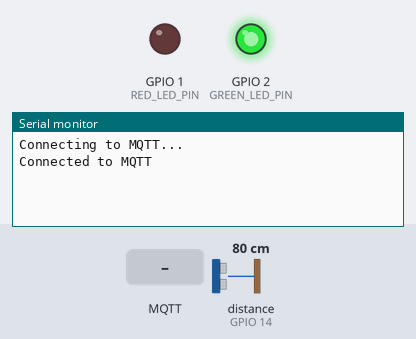
A program run on a simulated ESP32-S3. Parts: output pins drawn as LEDs (lit = HIGH), the last lines printed to the serial monitor. The inputs (shaded band) are chosen by the test bench; at power-on: distance to the obstacle (sensor on GPIO 14) 80 cm. The echo pulse lasts 58.3 µs per cm; random numbers use the default seed unless the program sets one; no MQTT or app messages arrive unless stated.

Above: at 1.2 s.
1.3 s: MQTT message "0" arrives on the first subscribed topic
At 2.2 s:
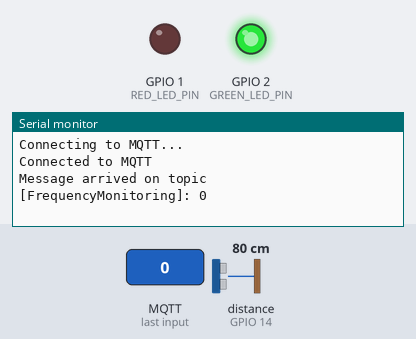
3.0 s: MQTT message "on" arrives on the first subscribed topic
At 4.0 s:
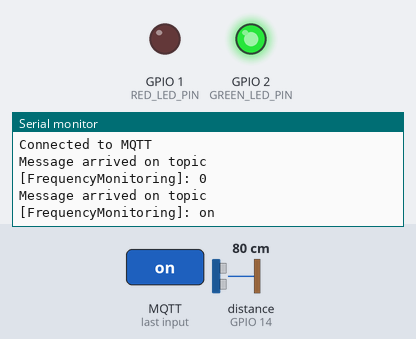
4.5 s: MQTT message "off" arrives on the first subscribed topic
At 5.8 s:
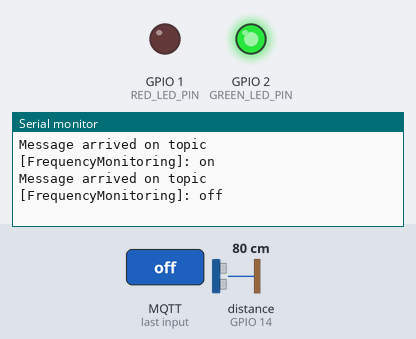

The program:

main.cpp
```cpp
#include <Arduino.h>
#include <Wire.h>
#include <PubSubClient.h>
#include <WiFi.h>
#include <Sonar.h>
#include <Led.h>
#include <MQTTManager.h>
#include <WiFiManager.h>

#define MSG_BUFFER_SIZE 50
#define NORMAL_FREQUENCY 5000
#define HIGH_FREQUENCY 2000
#define THRESHOLD 200

#define RED_LED_PIN 1
#define GREEN_LED_PIN 2
#define TRIG_PIN 13
#define ECHO_PIN 14

WiFiClient espClient;

Sonar *sonar;
Led *redLed;
Led *greenLed;
MQTTManager *mqttManager;
WiFiManager *wifiManager;

const char *mqttBroker = "broker.hivemq.com";
const char *waterLevelTopic = "WaterLevelMonitoring";
const char *frequencyTopic = "FrequencyMonitoring";
const char *mqttUsername = "liviacardaccia";
const char *mqttPassword = "public";
const int mqttPort = 1883;

const char *ssid = "YourSSID"; // Replace with your own SSID
const char *password = "YourPassword";    // Replace with your own password

unsigned long lastPublishTime = 0;
char msg[MSG_BUFFER_SIZE];
int value = 0;
int frequency;

void callback(char *topic, u_int8_t *payload, unsigned int length)
{
  Serial.print("Message arrived on topic [");
  Serial.print(topic);
  Serial.print("]: ");
  for (int i = 0; i < length; i++)
  {
    Serial.print((char)payload[i]);
  }
  Serial.println();

  if (strcmp(topic, frequencyTopic) == 0)
  {
    char str[(sizeof(payload)) + 1];
    memcpy(str, payload, sizeof(payload));
    str[sizeof(payload)] = 0;
    frequency = atoi(str);
  }
}

void setup()
{
  Serial.begin(115200);
  sonar = new Sonar(TRIG_PIN, ECHO_PIN);
  redLed = new Led(RED_LED_PIN);
  greenLed = new Led(GREEN_LED_PIN);
  mqttManager = new MQTTManager(mqttBroker, mqttPort, mqttUsername,
                                mqttPassword, &espClient, redLed, greenLed);
  wifiManager = new WiFiManager(ssid, password, redLed, greenLed);
  frequency = NORMAL_FREQUENCY;
  wifiManager->connect();
  mqttManager->connect();
  mqttManager->subscribe(frequencyTopic, callback);
  randomSeed(micros());
}

void loop()
{
  delay(500);

  mqttManager->update();
  wifiManager->checkConnection();
  mqttManager->checkConnection();

  unsigned long currentTime = millis();

  if (currentTime - lastPublishTime >= frequency)
  {
    value = sonar->getDistance();
    if (value > THRESHOLD)
    {
      value = THRESHOLD;
    }
    String strValue = String(THRESHOLD - value);
    mqttManager->publish(waterLevelTopic, strValue.c_str());
    lastPublishTime = currentTime;
  }
}
```

Measured:
- after the input at 1.3 s, the serial monitor: prints a new line after 0.25 s (image 1)
- after the input at 3.0 s, the serial monitor: prints a new line after 0.07 s (image 2)
- after the input at 4.5 s, the serial monitor: prints a new line after 0.09 s (image 3)
